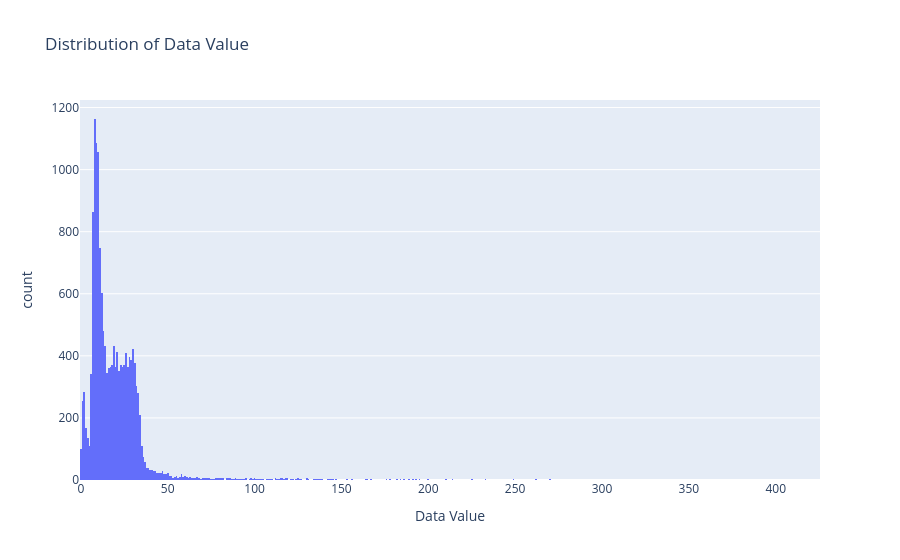
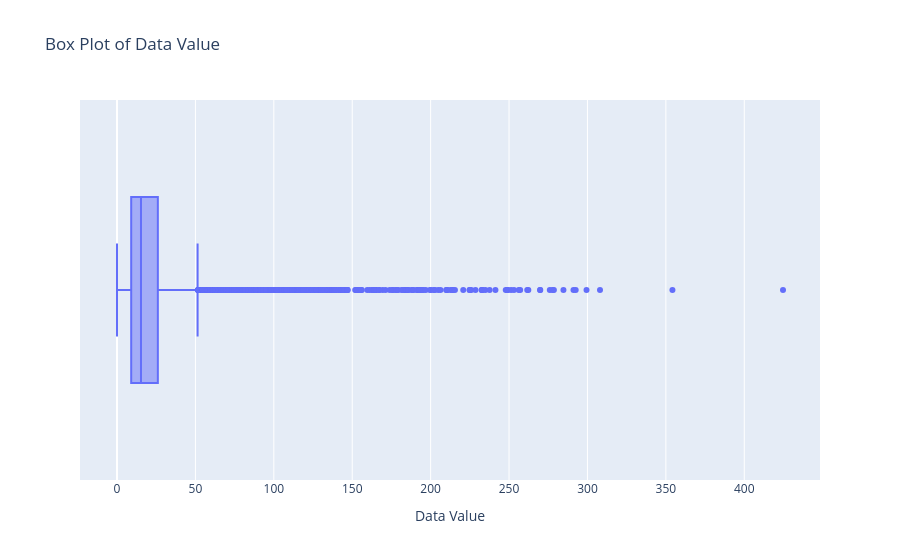

Notebook code for these charts, in order:
### Code cell
px.histogram(
    df,
    x="Data Value",
    title="Distribution of Data Value"
).show()

px.box(
    df,
    x="Data Value",
    title="Box Plot of Data Value"
).show()

### Figure 1 — Plotly figure (JSON) as saved in the notebook; plotly's stock layout.template omitted (floating-point values rounded to 4 significant figures; data arrays with more than 128 entries replaced by an {"elided": "..."} marker saying what was removed)
{"data": [{"bingroup": "x", "hovertemplate": "Data Value=%{x}<br>count=%{y}<extra></extra>", "legendgroup": "", "marker": {"color": "#636efa", "pattern": {"shape": ""}}, "name": "", "orientation": "v", "showlegend": false, "type": "histogram", "x": {"elided": "16218 float values"}, "xaxis": "x", "yaxis": "y"}], "layout": {"barmode": "relative", "legend": {"tracegroupgap": 0}, "title": {"text": "Distribution of Data Value"}, "xaxis": {"anchor": "y", "domain": [0, 1], "title": {"text": "Data Value"}}, "yaxis": {"anchor": "x", "domain": [0, 1], "title": {"text": "count"}}}}

### Figure 2 — Plotly figure (JSON) as saved in the notebook; plotly's stock layout.template omitted (floating-point values rounded to 4 significant figures; data arrays with more than 128 entries replaced by an {"elided": "..."} marker saying what was removed)
{"data": [{"alignmentgroup": "True", "hovertemplate": "Data Value=%{x}<extra></extra>", "legendgroup": "", "marker": {"color": "#636efa"}, "name": "", "notched": false, "offsetgroup": "", "orientation": "h", "showlegend": false, "type": "box", "x": {"elided": "16218 float values"}, "x0": " ", "xaxis": "x", "y0": " ", "yaxis": "y"}], "layout": {"boxmode": "group", "legend": {"tracegroupgap": 0}, "title": {"text": "Box Plot of Data Value"}, "xaxis": {"anchor": "y", "domain": [0, 1], "title": {"text": "Data Value"}}, "yaxis": {"anchor": "x", "domain": [0, 1]}}}
